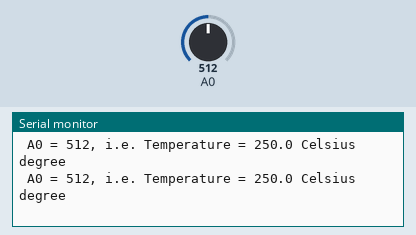
Recording of a sketch running on a simulated Arduino Uno, built with avr-gcc and run on an emulated ATmega328P. Shown: the last lines printed to the serial monitor. Inputs (shaded band) come from the test bench; at power-on: A0 = 512.

Above: at 1.2 s.
1.3 s: A0 set to 222
At 1.39 s:
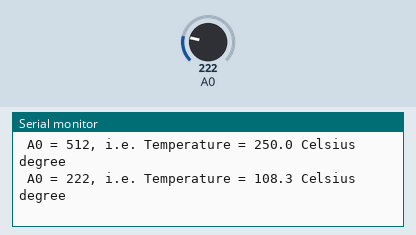
4.3 s: A0 set to 189
At 4.31 s:
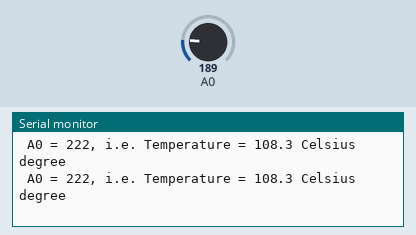
13.3 s: A0 set to 108
At 13.31 s:
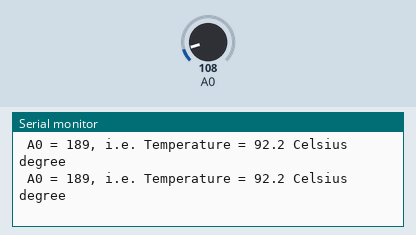
16.3 s: A0 set to 91
At 16.33 s:
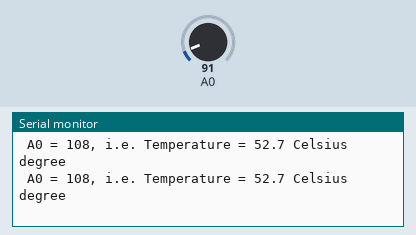
Timing chart, 0 to 19.3 s (numbered marks = the images above; inputs shaded):
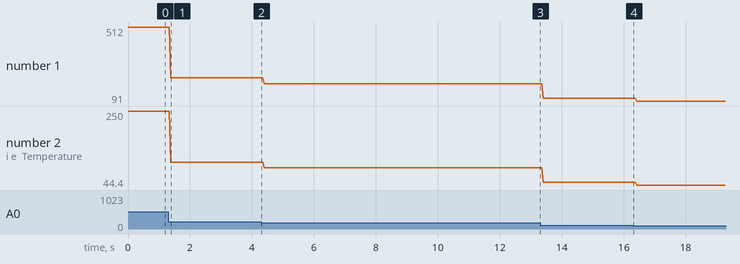

Measured:
- after the input at 1.3 s, the serial monitor: prints a new line after 0.08 s (image 1)
- plotted number 1: 512 → 222 after the input at 1.3 s, 222 → 189 after the input at 4.3 s, 189 → 108 after the input at 13.3 s, 108 → 91 after the input at 16.3 s
- plotted number 2: 250 → 108.3 after the input at 1.3 s, 108.3 → 92.2 after the input at 4.3 s, 92.2 → 52.7 after the input at 13.3 s, 52.7 → 44.4 after the input at 16.3 s

The sketch:

Lab5_Example1.ino
```cpp
/* Lab 5 ADC Example 1 Ver. 0
* Display temperature in serial monitor * temperature sensor is connected to A0 */
#include <AVR/io.h>
#define ADC_PreScaler_128  0x7

void setup()
{
  Serial.begin(9600);
// Built-in initialization block
// Set data rate to 9600 bps
/*REFS = 01 Internal 5V reference; ADLAR = 0 right adjusted; MUX3:0 = 0000 single-ended ADC0 */
ADMUX = 0x40;    // 0b1100 0000
/*ADCSRA: ADEN = 1 ADC enabled
          ADATE = 1 ADC Auto TRigger enable
ADPS2:0 = 111 prescaler = 128 */
ADCSRA |= ((1<<ADEN) | (1<<ADATE) | ADC_PreScaler_128);     // 0b10100111
//ADCSRB: fADC auto Trigger Scoursce: free running mode ADCSRB = 0;
//disable Digital input at ADC0 (i.e. A0)
DIDR0 |= (1<<ADC0D);
}

void loop() {
  char message[80];
// Main loop auto-repeats
  float volts;
  unsigned int adcread, temp;
  ADCSRA |= (1<<ADSC);
  while ((ADCSRA&(1<<ADIF)) == 0);
  //start conversion
  //wait till conversion is finished
  adcread = ADCL; //read low byte first
  adcread = (((unsigned int) ADCH) << 8) + adcread; //read high byte
  volts = (float(adcread))*5.0/1024.0; //Vref = 5V
  temp = int (volts*1000); //temperature in unit of 10 Celsius degree for
        sprintf(message, "\n A0 = %d, i.e. Temperature = %d.%d Celsius degree", adcread, temp/10, temp%10);
        Serial.write(message); // Display voltage at A3 delay(1000); // Delay for 1 second
}
```
